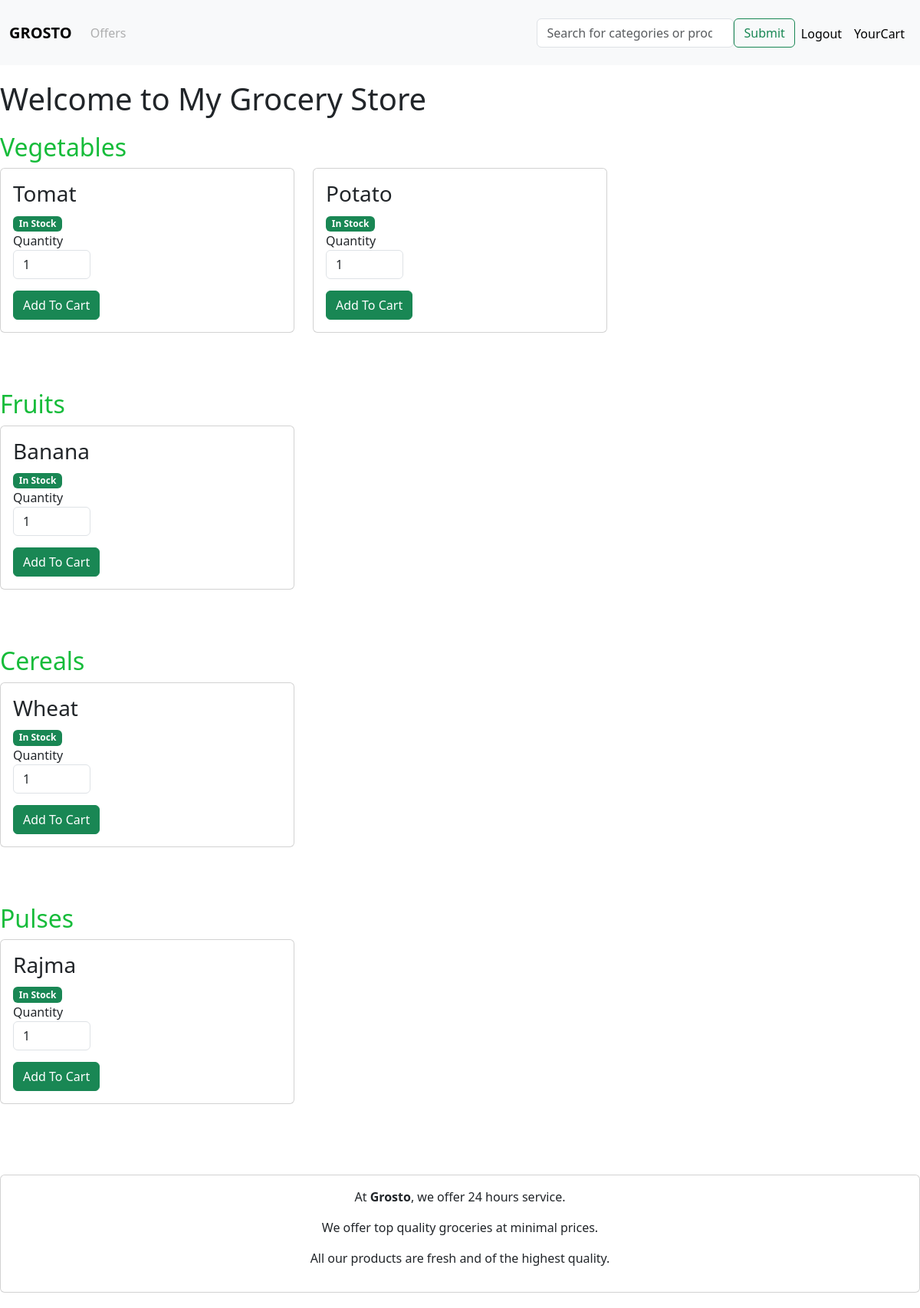
Screenshot of /home (signed in) with the database file from the repository.
### grosto/models.py (models this page shows)
class Category(db.Model):
    __tablename__="categories"
    c_id=db.Column(db.Integer,primary_key=True)
    c_name=db.Column(db.String,unique=True,nullable=False)

class Product(db.Model):
    __tablename__="product"
    p_id=db.Column(db.Integer,primary_key=True)
    p_name=db.Column(db.String,unique=True,nullable=False)
    category = db.Column(db.String, nullable=False)
    price=db.Column(db.Integer,nullable=False)
    stock=db.Column(db.Integer,nullable=False)
    expiry_date=db.Column(db.DateTime,nullable=False)

### grosto/routes.py (the view)
@app.route("/")
@app.route("/home")
@login_required
def home():
    categories = Category.query.all()
    products=Product.query.all()
    form=AddToCart()
    return render_template("home.html",title="Home",categories=categories,products=products,form=form)

### grosto/forms.py
class AddToCart(FlaskForm):
    quantity = IntegerField('Quantity')
    id = HiddenField('ID')

class SearchForm(FlaskForm):
    searched=StringField("Searched",validators=[DataRequired()])
    submit=SubmitField("Submit")

### grosto/models.py (called while the page is built)
@login_manager.user_loader
def load_user(id):
    return User.query.get(int(id))

### grosto/routes.py (called while the page is built)
@app.context_processor
def base():
    form_s=SearchForm()
    return dict(form_s=form_s)

### grosto/templates/home.html (shortened to what this page needs)
{% extends "layout.html" %}
{% block extra_css %}
<link rel="stylesheet" type="text/css" href="{{url_for('static',filename='home.css')}}">
{% endblock %}
{% block content %}
    <h1 class="content-section">Welcome to My Grocery Store</h1>
    <div class="content-section">
        {% for category in categories %}
            <div class="category-section">
                <h2 class="category-title">{{ category.c_name }}</h2>
                <div class="row">
                    {% for product in products %}
                        {% if product.category == category.c_name %}
                            <div class="col-lg-4 mb-4">
                                <div class="card">
                                    <div class="card-body">
                                        <h3 class="card-title">{{ product.p_name }}</h3>
                                        {% if product.stock > 0 %}
                                            <span class="badge bg-success">In Stock</span>
                                        {% else %}
                                            <span class="badge bg-danger">Out of Stock</span>
                                        {% endif %}
                                        <form action="{{ url_for('add_to_cart') }}" method="POST">
                                            {% if product.stock > 0 %}
                                                <div class="row">
                                                    <div class="col-lg-4">
                                                        <div class="row">
                                                            <div class="col-lg-12">
                                                                Quantity
                                                            </div>
                                                            <div class="col-lg-12">
                                                                {{ form.quantity(class='form-control', type='number', min=1, max=product.stock, step=1, value=1) }}
                                                            </div>
                                                        </div>
                                                    </div>
                                                </div>
                                            {% endif %}
                                            <div class="panel-footer">
                                                {% if product.stock > 0 %}
                                                    <button type="submit" class="btn btn-success">
                                                         Add To Cart
                                                    </button>
                                                {% endif %}
                                            </div>
                                        </form>
                                    </div>
                                </div>
                            </div>
                        {% endif %}
                    {% endfor %}
                </div>
            </div>
        {% endfor %}
    </div>
    <div class="row mt-5">
        <div class="col-lg-12">
            <div class="card">
                <div class="card-body text-center">
                    <p>At <strong>Grosto</strong>, we offer 24 hours service.</p>
                    <p>We offer top quality groceries at minimal prices.</p>
                    <p>All our products are fresh and of the highest quality.</p>
                </div>
            </div>
        </div>
    </div>
{% endblock content %}

### grosto/templates/layout.html (shortened to what this page needs)
<!doctype html>
<html lang="en">
  <head>
    <link rel="stylesheet" type="text/css" href="{{url_for('static',filename='main.css')}}">
    {% block extra_css %}{% endblock %}
    <link href="https://cdn.jsdelivr.net/npm/bootstrap@5.3.0/dist/css/bootstrap.min.css" rel="stylesheet">
  </head>
  <body>
      <nav class="navbar navbar-expand-lg bg-body-tertiary">
        <div class="container-fluid">
            <a class="navbar-brand" href="{{url_for('home')}}">GROSTO</a>
            <div class="collapse navbar-collapse" id="navbarSupportedContent">
            <ul class="navbar-nav me-auto mb-2 mb-lg-0">
              <li class="nav-item">
                <a class="nav-link disabled">Offers</a>
              </li>
            </ul>
            <div class="d-flex justify-content-end mt-3">
              <ul class="navbar-nav me-auto mb-2 mb-lg-0">
                {%if current_user.is_authenticated%}
                  <form method="POST" class="my-2 my-lg-0 d-flex" role="search" action="{{url_for('search')}}">
                    <input class="form-control mr-sm-2" type="search" name="searched" placeholder="Search for categories or products" aria-label="Search">
                    <div class="form-group">
                      {{form_s.submit(class="btn btn-outline-success")}}
                    </div>
                  </form>
                  <li class="nav-item">
                    <a class="nav-link active" aria-current="page" href="{{url_for('logout')}}">Logout</a>
                  </li>
                  <li class="nav-item">
                    <a class="nav-link active" aria-current="page" href="{{url_for('cart')}}">YourCart</a>
                  </li>
                {%endif%}
              </ul>
            </div>
          </div>
        </div>
    </nav>
    {% block content %}
    {%endblock%}
  </body>
</html>

### grosto/static/main.css (style rules this page uses)
nav { background-color: rgb(123, 206, 123); }
.navbar-brand { font-weight: bold; }

### grosto/static/home.css (style rules this page uses)
.content-section { margin-top: 20px; }
.category-section { margin-bottom: 30px; }
.category-title { color: #16bc3a; }
.card { border: 1px solid #ced4da; border-radius: 0.25rem; margin-bottom: 20px; }
.form-control { width: 100%; margin-bottom: 15px; }

### rows the page displays
Category: c_name "Vegetables"
Product: p_name "Tomat", stock "In Stock", quantity "1"
Product: p_name "Potato", stock "In Stock", quantity "1"
Category: c_name "Fruits"
Product: p_name "Banana", stock "In Stock", quantity "1"
Category: c_name "Cereals"
Product: p_name "Wheat", stock "In Stock", quantity "1"
Category: c_name "Pulses"
Product: p_name "Rajma", stock "In Stock", quantity "1"
